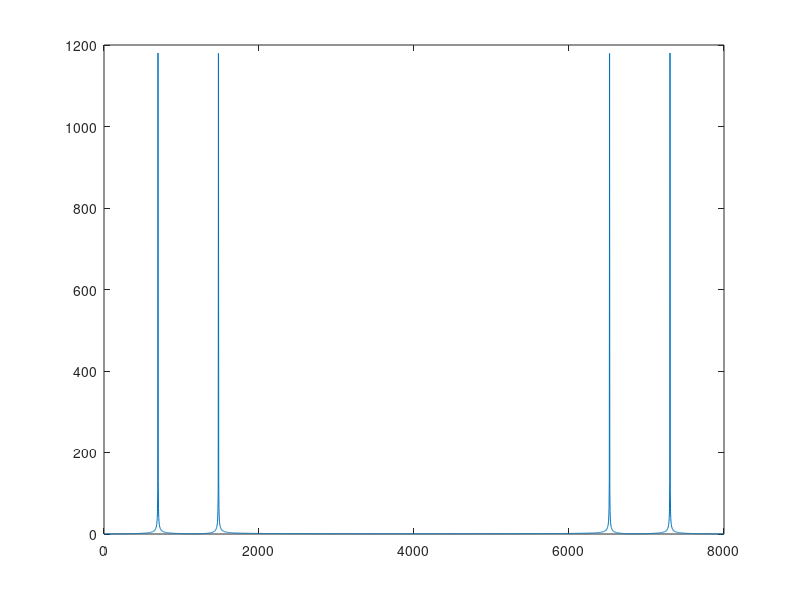

MATLAB code for this plot:
clear;clc;
student_id='40339003';
keypad=['1','2','3';'4','5','6';'7','8','9';'#','0','*'];
row=[697,770,852,941];
col=[1209,1336,1477];
fs=8000;
duration_key=0.3;
duration_silence=0.1;
t=(0:(1/fs):duration_key-(1/fs));
num_silence_samples = fs * duration_silence;
silence = zeros(1, num_silence_samples);
final_signal={};
FFT_digit={};


for i= 1:length(student_id)
    
    [r,c]=find(keypad==student_id(i));
    fr=row(r);
    fc=col(c);
    s=sin(2*pi*fr*t)+sin(2*pi*fc*t);
    final_signal=[final_signal,s];
    
end    

for j= 1:length(final_signal)

    digit=final_signal{j};
    ft=fft(digit);
    FFT_digit=[FFT_digit,ft];

end 
N = length(s); 
f_axis = (0 : N-1) * (fs / N);

mag_fft = abs(FFT_digit{8}); 


plot(f_axis,mag_fft);
hold on

half_mag = mag_fft(1:N/2);
[pks, locs] = findpeaks(half_mag, 'MinPeakHeight', 100);
dominant_freqs = f_axis(locs);
